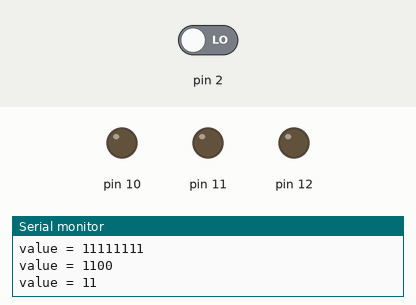
Recording of a sketch running on a simulated Arduino Uno, built with avr-gcc and run on an emulated ATmega328P. Shown: output pins drawn as LEDs (lit = HIGH), the last lines printed to the serial monitor. The test bench sets the inputs (shaded band); at power-on: pin 2 LOW. Random numbers use the default seed unless the sketch sets one.

Above: at 0.1 s.
At 1.1 s:
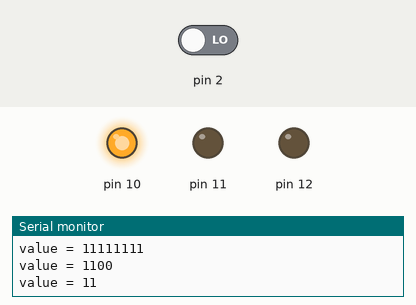
At 9.2 s:
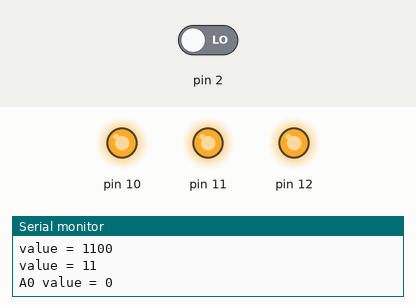
9.3 s: pin 2 driven HIGH
Timing chart, 0 to 12.3 s (numbered marks = the images above; inputs shaded):
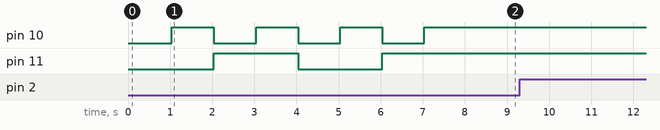

The sketch:

sketch_colorled.ino
```cpp
byte value, bitValue, temp;

void setup() {

  Serial.begin(9600);

  value = B00001000;
  Serial.print("value = ");
  Serial.println(value,BIN);

  bitValue = value >> 1;
  Serial.print("bitValue = ");
  Serial.println(bitValue,BIN);

  bitValue = value >> 2;
  Serial.print("bitValue = ");
  Serial.println(bitValue,BIN);

  bitValue = value >> 3;
  Serial.print("bitValue = ");
  Serial.println(bitValue,BIN);

  value = B11111111;
  Serial.print("value = ");
  Serial.println(value,BIN);

  temp = B00001100;
  value = value & temp;
  Serial.print("value = ");
  Serial.println(value,BIN);

  value = value >> 2;
  Serial.print("value = ");
  Serial.println(value,BIN);

  pinMode(10,OUTPUT);
  pinMode(11,OUTPUT);
  pinMode(12,OUTPUT);

  for(int i = 0; i<8 ; i++)
  {
      value = i;
      bitValue = value & 0x01;
      digitalWrite(10,bitValue);
      bitValue = (value>> 1 ) & 0x01;
      digitalWrite(11,bitValue);
      bitValue = (value>> 2 ) & 0x01;
      digitalWrite(12,bitValue);
      delay(1000);
   }

   attachInterrupt(0, colorChange , RISING);
   value = analogRead(A0);
   Serial.print("A0 value = ");
   Serial.println(value);
   randomSeed(value);

}

void loop() {

}

void colorChange()
{
  int randNum;
  Serial.println("key was pressed.");
  randNum = random(0,100);
  Serial.println(randNum);
  value = randNum % 8;
  Serial.println(value);
   bitValue = value & 0x01;
   digitalWrite(10,bitValue);
   bitValue = (value>> 1 ) & 0x01;
   digitalWrite(11,bitValue);
   bitValue = (value>> 2 ) & 0x01;
   digitalWrite(12,bitValue);
  delay(3000);
}
```
